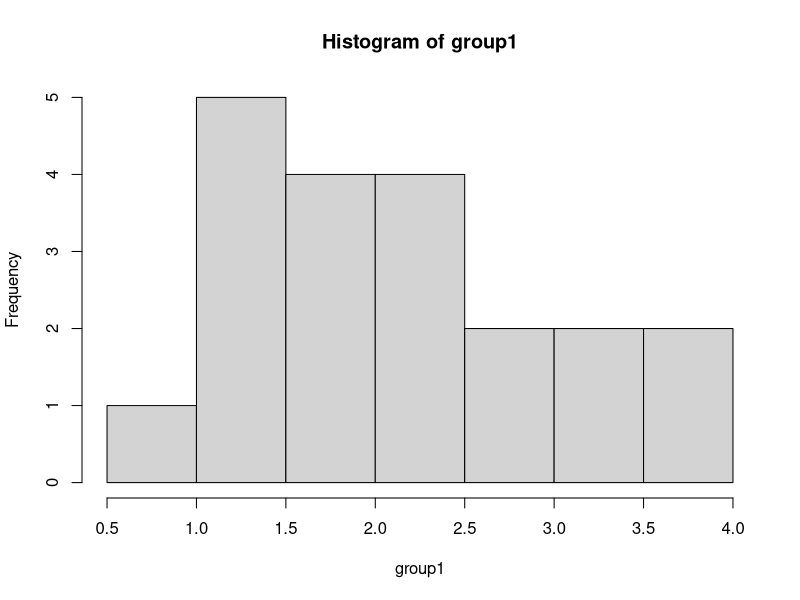
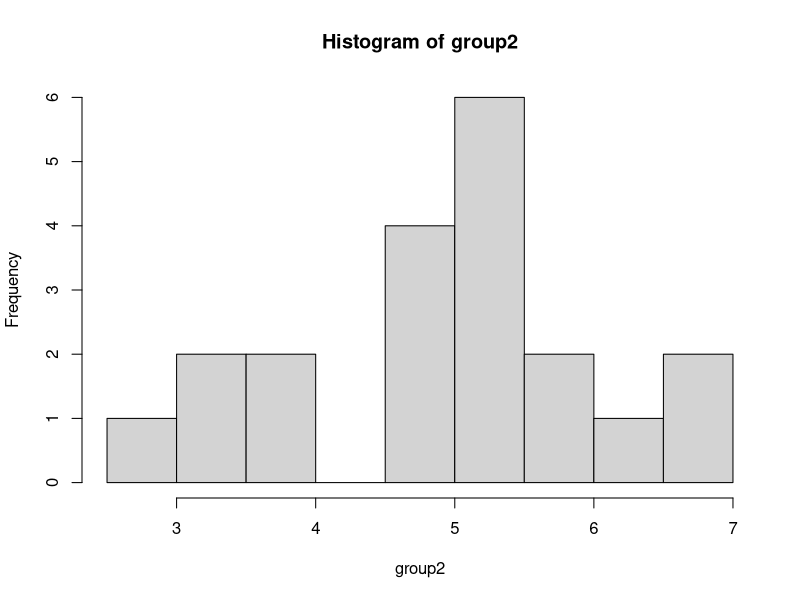
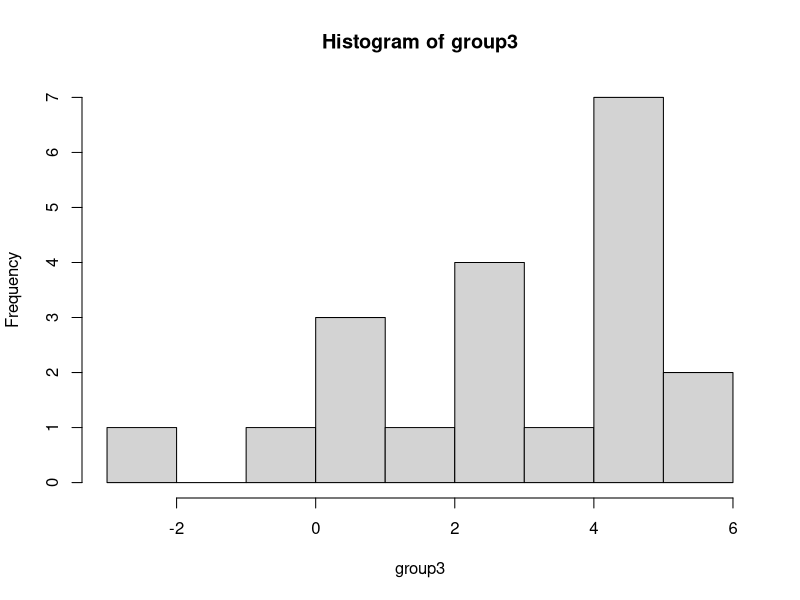
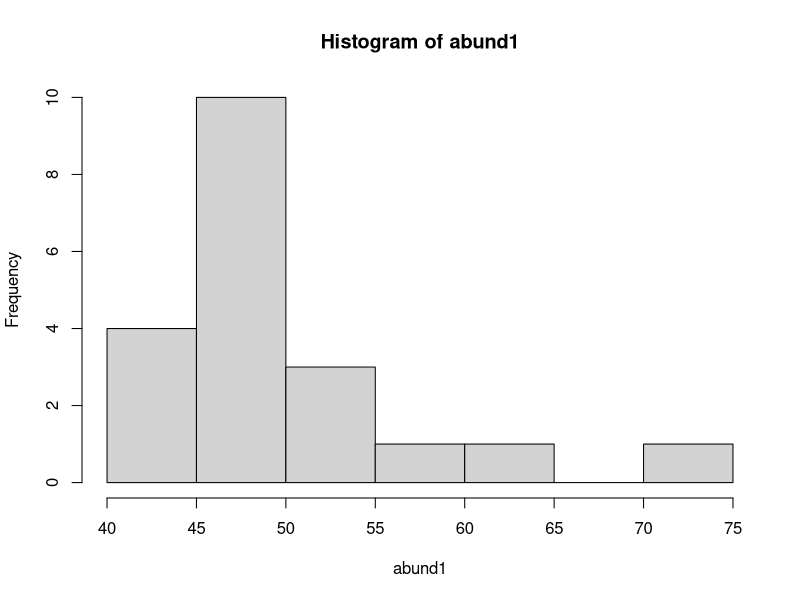
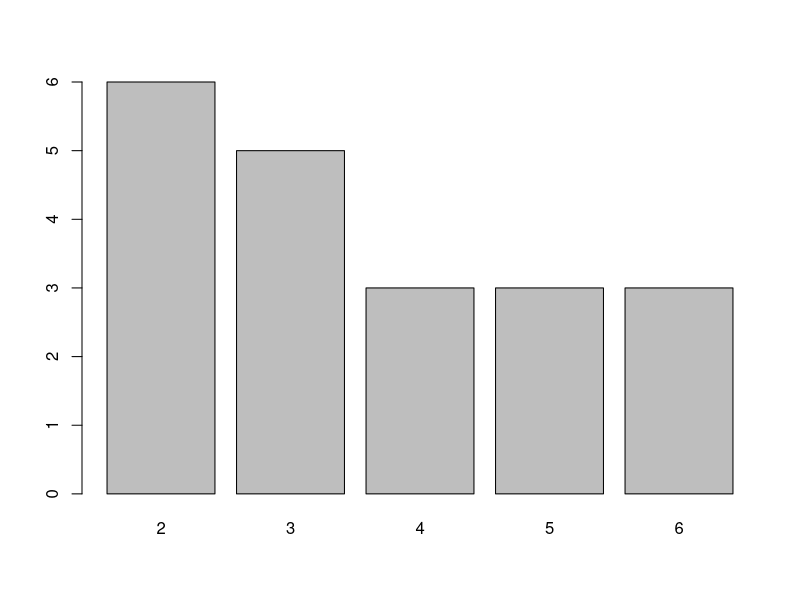
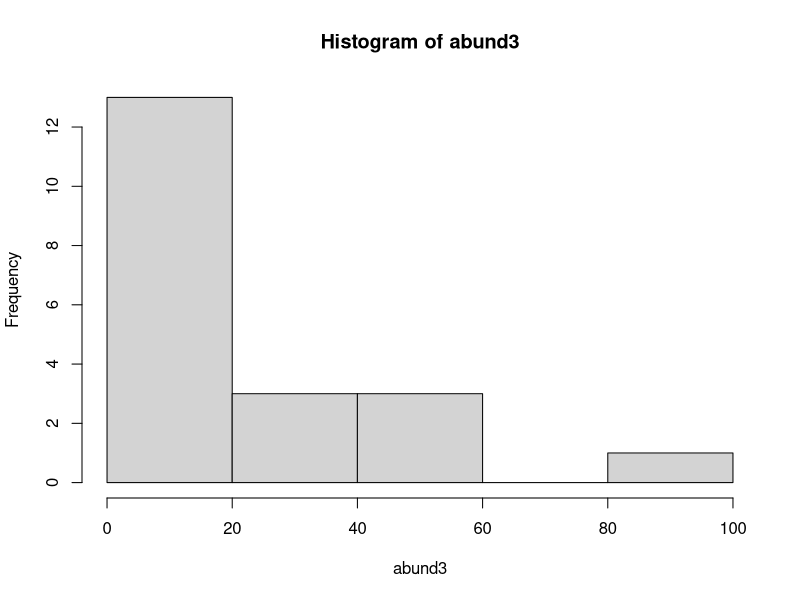
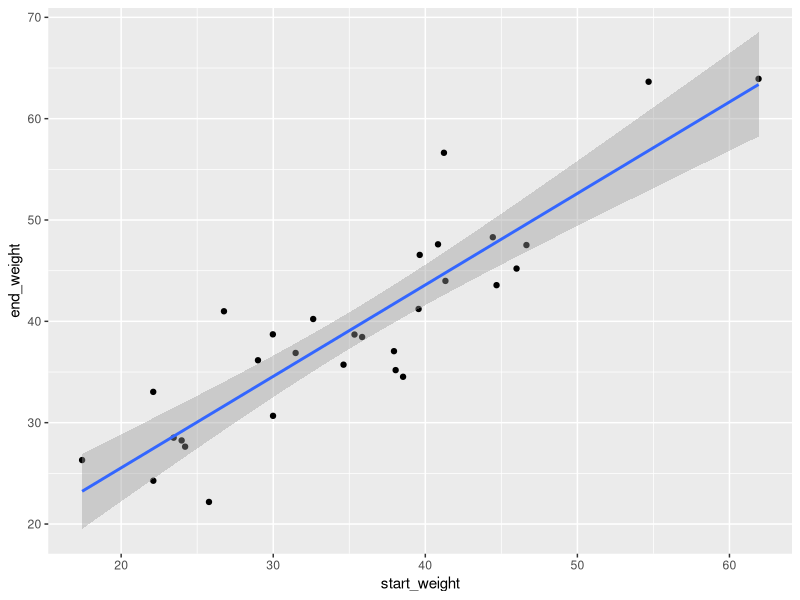

These charts were generated, in order, by the following R code:

library(boot)

### normally distrubuted data simulation
#start with groups of data (used in t-test or annova)

# simulate groups with 20 observations
group1 <- rnorm(n=20, mean=2, sd=1)
hist(group1)

#chamge some parameters
group2 <- rnorm(n=20, mean=5, sd=1)
group3 <- rnorm(n=20, mean=2, sd=3)
hist(group2)
hist(group3)


### simulate data for linear regression
# twp continuous normal variables
# start really simle and assume a interept of 0
# call the slope beta1
# x is the predictor variable
beta1 <- 1

# our predictor variable that is normally distrubuted
x <- rnorm(n = 20)

#linear model:
y <- beta1*x

# you can also play with differet slopes
beta1 <- 1.5
y <- beta1*x

# add intercepts
beta0 <- 2
y <- beta1*x + beta0

# make things more complex: 
# adding covariates
# draw covariate orm a different distribution



##### Part 2: Abundance and Count Data

# option 1: data are normal-sih
# use round() to remove decimals
abund1 <- round(rnorm(n=20, mean=50, sd = 10))
hist(abund1)

# option 2: Poisson Distribution
abund2 <- rpois(n=20, lambda=3)
barplot(table(abund2))

# sometimes the environment affects counts
#log-link function (co-variate)
# to account for this, first create our lambdas (one for each site) 

# use a regression to get initial values
pre.lambda <- beta0 + beta1*x
# inverse log to make all lambda's positive
lambda <- exp(pre.lambda)
#use lambda values we created to get counts
abund3 <- rpois(n=20, lambda = lambda)
hist(abund3)


### Occupancy, presence/absence data

# option 1: getting probabilitis from a beta distribution
probs <- rbeta(n=20, shape1=1, shape2=1)
occ1 <- rbinom(n=20, size=1, prob=probs)
print(occ1)

# option2 : occupancy with a coariate
# similar to above except we are generating probs, not lambdas
pre.probs <- beta0+beta1*x
#convert them to 0-1 scale (all positive)
psi <- inv.logit(pre.probs)
# create new occupancy values
occ2 <- rbinom(n=20, size=1, prob=psi)
print(occ2)


##########################################################

### Starfish size data simulations ###
library(tidyverse)


arm_length <- rnorm(n=30, mean=54, sd=11.5)
start_weight <- rnorm(n=30, mean=33.5, sd=11)
delta_weight <- rnorm(n=30, mean=2.9, sd=4.6)
end_weight <- start_weight + delta_weight


S <- data.frame(arm_length, start_weight, delta_weight, end_weight)

L <- lm(data = S, start_weight ~ end_weight)

G <- ggplot(data=S) + 
  aes(x=start_weight,y=end_weight) +
  geom_point() +
  stat_smooth(method=lm,se=0.95) # default se=0.95 

print(G)








